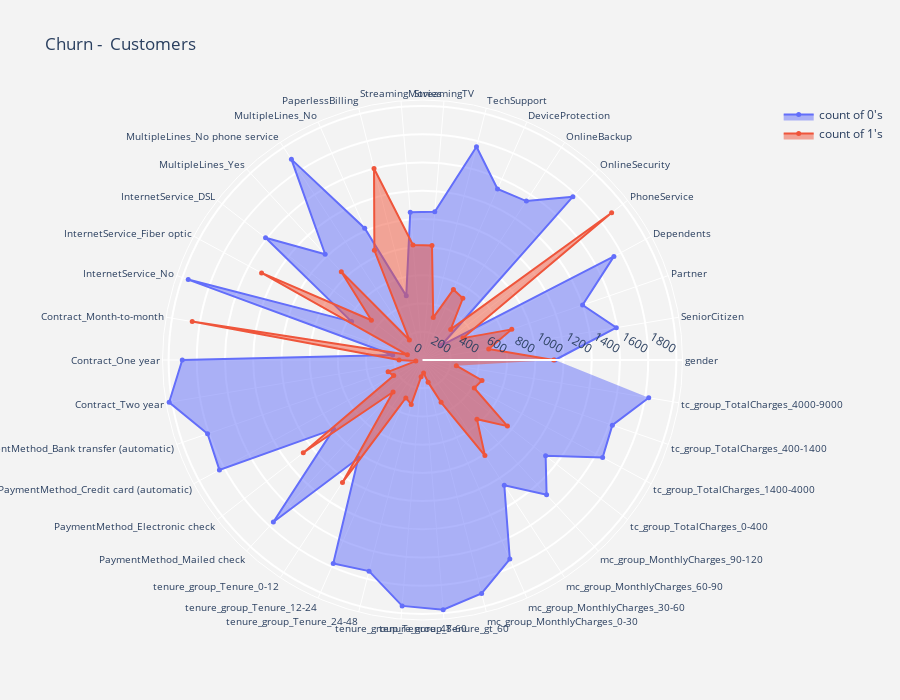
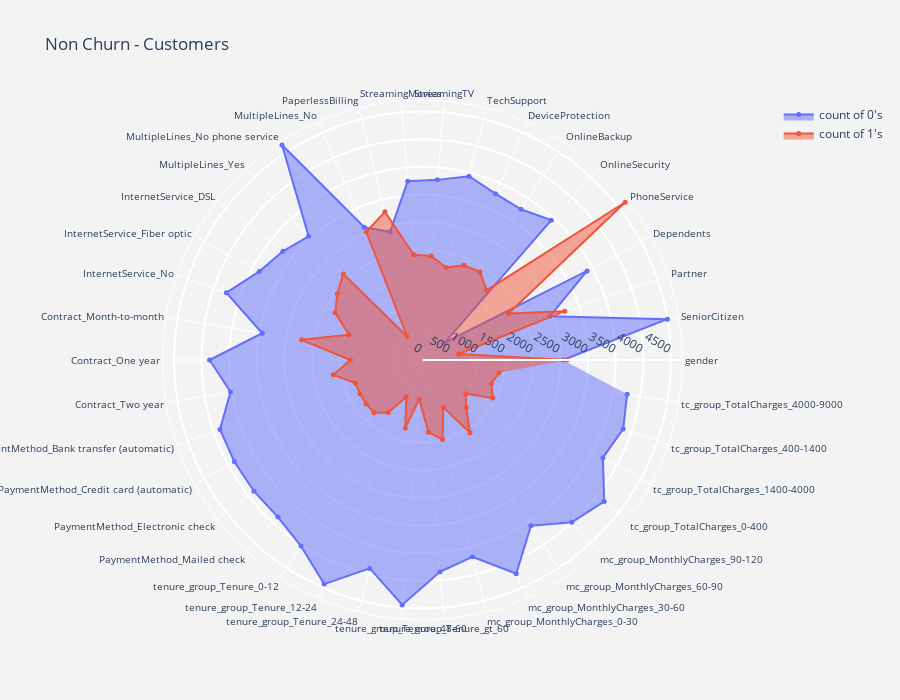

Notebook cell for these charts, in order:
### Code cell
#separating binary columns
bi_cs = telcom.nunique()[telcom.nunique() == 2].keys()
dat_rad = telcom[bi_cs]

#plotting radar chart for churn and non churn customers(binary variables)
def plot_radar(df,aggregate,title) :
    data_frame = df[df["Churn"] == aggregate] 
    data_frame_x = data_frame[bi_cs].sum().reset_index()
    data_frame_x.columns  = ["feature","yes"]
    data_frame_x["no"]    = data_frame.shape[0]  - data_frame_x["yes"]
    data_frame_x  = data_frame_x[data_frame_x["feature"] != "Churn"]
    
    #count of 1's(yes)
    trace1 = go.Scatterpolar(r = data_frame_x["yes"].values.tolist(),
                             theta = data_frame_x["feature"].tolist(),
                             fill  = "toself",name = "count of 1's",
                             mode = "markers+lines",
                             marker = dict(size = 5)
                            )
    #count of 0's(No)
    trace2 = go.Scatterpolar(r = data_frame_x["no"].values.tolist(),
                             theta = data_frame_x["feature"].tolist(),
                             fill  = "toself",name = "count of 0's",
                             mode = "markers+lines",
                             marker = dict(size = 5)
                            ) 
    layout = go.Layout(dict(polar = dict(radialaxis = dict(visible = True,
                                                           side = "counterclockwise",
                                                           showline = True,
                                                           linewidth = 2,
                                                           tickwidth = 2,
                                                           gridcolor = "white",
                                                           gridwidth = 2),
                                         angularaxis = dict(tickfont = dict(size = 10),
                                                            layer = "below traces"
                                                           ),
                                         bgcolor  = "rgb(243,243,243)",
                                        ),
                            paper_bgcolor = "rgb(243,243,243)",
                            title = title,height = 700))
    
    data = [trace2,trace1]
    fig = go.Figure(data=data,layout=layout)
    py.iplot(fig)

#plot
plot_radar(dat_rad,1,"Churn -  Customers")
plot_radar(dat_rad,0,"Non Churn - Customers")

### Figure 1 — Plotly figure (JSON) as saved in the notebook; plotly's stock layout.template omitted (floating-point values rounded to 4 significant figures)
{"data": [{"fill": "toself", "marker": {"size": 5}, "mode": "markers+lines", "name": "count of 0's", "r": [939, 1393, 1200, 1543, 170, 1574, 1346, 1324, 1559, 1055, 1051, 469, 1020, 1699, 1019, 1410, 572, 1756, 214, 1703, 1821, 1611, 1637, 798, 1561, 832, 1575, 1544, 1749, 1776, 1707, 1541, 1060, 1299, 1106, 1452, 1423, 1626], "theta": ["gender", "SeniorCitizen", "Partner", "Dependents", "PhoneService", "OnlineSecurity", "OnlineBackup", "DeviceProtection", "TechSupport", "StreamingTV", "StreamingMovies", "PaperlessBilling", "MultipleLines_No", "MultipleLines_No phone service", "MultipleLines_Yes", "InternetService_DSL", "InternetService_Fiber optic", "InternetService_No", "Contract_Month-to-month", "Contract_One year", "Contract_Two year", "PaymentMethod_Bank transfer (automatic)", "PaymentMethod_Credit card (automatic)", "PaymentMethod_Electronic check", "PaymentMethod_Mailed check", "tenure_group_Tenure_0-12", "tenure_group_Tenure_12-24", "tenure_group_Tenure_24-48", "tenure_group_Tenure_48-60", "tenure_group_Tenure_gt_60", "mc_group_MonthlyCharges_0-30", "mc_group_MonthlyCharges_30-60", "mc_group_MonthlyCharges_60-90", "mc_group_MonthlyCharges_90-120", "tc_group_TotalCharges_0-400", "tc_group_TotalCharges_1400-4000", "tc_group_TotalCharges_400-1400", "tc_group_TotalCharges_4000-9000"], "type": "scatterpolar"}, {"fill": "toself", "marker": {"size": 5}, "mode": "markers+lines", "name": "count of 1's", "r": [930, 476, 669, 326, 1699, 295, 523, 545, 310, 814, 818, 1400, 849, 170, 850, 459, 1297, 113, 1655, 166, 48, 258, 232, 1071, 308, 1037, 294, 325, 120, 93, 162, 328, 809, 570, 763, 417, 446, 243], "theta": ["gender", "SeniorCitizen", "Partner", "Dependents", "PhoneService", "OnlineSecurity", "OnlineBackup", "DeviceProtection", "TechSupport", "StreamingTV", "StreamingMovies", "PaperlessBilling", "MultipleLines_No", "MultipleLines_No phone service", "MultipleLines_Yes", "InternetService_DSL", "InternetService_Fiber optic", "InternetService_No", "Contract_Month-to-month", "Contract_One year", "Contract_Two year", "PaymentMethod_Bank transfer (automatic)", "PaymentMethod_Credit card (automatic)", "PaymentMethod_Electronic check", "PaymentMethod_Mailed check", "tenure_group_Tenure_0-12", "tenure_group_Tenure_12-24", "tenure_group_Tenure_24-48", "tenure_group_Tenure_48-60", "tenure_group_Tenure_gt_60", "mc_group_MonthlyCharges_0-30", "mc_group_MonthlyCharges_30-60", "mc_group_MonthlyCharges_60-90", "mc_group_MonthlyCharges_90-120", "tc_group_TotalCharges_0-400", "tc_group_TotalCharges_1400-4000", "tc_group_TotalCharges_400-1400", "tc_group_TotalCharges_4000-9000"], "type": "scatterpolar"}], "layout": {"height": 700, "paper_bgcolor": "rgb(243,243,243)", "polar": {"angularaxis": {"layer": "below traces", "tickfont": {"size": 10}}, "bgcolor": "rgb(243,243,243)", "radialaxis": {"gridcolor": "white", "gridwidth": 2, "linewidth": 2, "showline": true, "side": "counterclockwise", "tickwidth": 2, "visible": true}}, "title": {"text": "Churn -  Customers"}}}

### Figure 2 — Plotly figure (JSON) as saved in the notebook; plotly's stock layout.template omitted (floating-point values rounded to 4 significant figures)
{"data": [{"fill": "toself", "marker": {"size": 5}, "mode": "markers+lines", "name": "count of 0's", "r": [2544, 4497, 2439, 3390, 510, 3443, 3261, 3290, 3433, 3274, 3250, 2395, 2627, 4653, 3046, 3206, 3364, 3756, 2943, 3857, 3526, 3879, 3874, 3869, 3867, 4025, 4433, 3894, 4451, 3849, 3678, 4228, 3589, 3994, 4171, 3716, 3844, 3758], "theta": ["gender", "SeniorCitizen", "Partner", "Dependents", "PhoneService", "OnlineSecurity", "OnlineBackup", "DeviceProtection", "TechSupport", "StreamingTV", "StreamingMovies", "PaperlessBilling", "MultipleLines_No", "MultipleLines_No phone service", "MultipleLines_Yes", "InternetService_DSL", "InternetService_Fiber optic", "InternetService_No", "Contract_Month-to-month", "Contract_One year", "Contract_Two year", "PaymentMethod_Bank transfer (automatic)", "PaymentMethod_Credit card (automatic)", "PaymentMethod_Electronic check", "PaymentMethod_Mailed check", "tenure_group_Tenure_0-12", "tenure_group_Tenure_12-24", "tenure_group_Tenure_24-48", "tenure_group_Tenure_48-60", "tenure_group_Tenure_gt_60", "mc_group_MonthlyCharges_0-30", "mc_group_MonthlyCharges_30-60", "mc_group_MonthlyCharges_60-90", "mc_group_MonthlyCharges_90-120", "tc_group_TotalCharges_0-400", "tc_group_TotalCharges_1400-4000", "tc_group_TotalCharges_400-1400", "tc_group_TotalCharges_4000-9000"], "type": "scatterpolar"}, {"fill": "toself", "marker": {"size": 5}, "mode": "markers+lines", "name": "count of 1's", "r": [2619, 666, 2724, 1773, 4653, 1720, 1902, 1873, 1730, 1889, 1913, 2768, 2536, 510, 2117, 1957, 1799, 1407, 2220, 1306, 1637, 1284, 1289, 1294, 1296, 1138, 730, 1269, 712, 1314, 1485, 935, 1574, 1169, 992, 1447, 1319, 1405], "theta": ["gender", "SeniorCitizen", "Partner", "Dependents", "PhoneService", "OnlineSecurity", "OnlineBackup", "DeviceProtection", "TechSupport", "StreamingTV", "StreamingMovies", "PaperlessBilling", "MultipleLines_No", "MultipleLines_No phone service", "MultipleLines_Yes", "InternetService_DSL", "InternetService_Fiber optic", "InternetService_No", "Contract_Month-to-month", "Contract_One year", "Contract_Two year", "PaymentMethod_Bank transfer (automatic)", "PaymentMethod_Credit card (automatic)", "PaymentMethod_Electronic check", "PaymentMethod_Mailed check", "tenure_group_Tenure_0-12", "tenure_group_Tenure_12-24", "tenure_group_Tenure_24-48", "tenure_group_Tenure_48-60", "tenure_group_Tenure_gt_60", "mc_group_MonthlyCharges_0-30", "mc_group_MonthlyCharges_30-60", "mc_group_MonthlyCharges_60-90", "mc_group_MonthlyCharges_90-120", "tc_group_TotalCharges_0-400", "tc_group_TotalCharges_1400-4000", "tc_group_TotalCharges_400-1400", "tc_group_TotalCharges_4000-9000"], "type": "scatterpolar"}], "layout": {"height": 700, "paper_bgcolor": "rgb(243,243,243)", "polar": {"angularaxis": {"layer": "below traces", "tickfont": {"size": 10}}, "bgcolor": "rgb(243,243,243)", "radialaxis": {"gridcolor": "white", "gridwidth": 2, "linewidth": 2, "showline": true, "side": "counterclockwise", "tickwidth": 2, "visible": true}}, "title": {"text": "Non Churn - Customers"}}}
